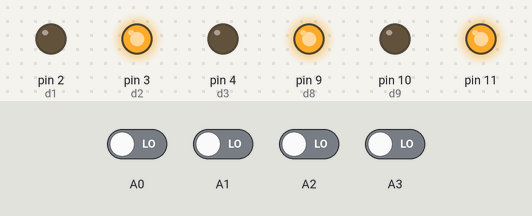
Bench run of a sketch on a simulated Arduino Uno, built with avr-gcc and run on an emulated ATmega328P. Shown: output pins drawn as LEDs (lit = HIGH). Inputs (shaded band) come from the test bench; at power-on: A0–3 LOW. Pins used as bus, display or sensor lines are not drawn.

Above: at 2.5 s.
At 7.5 s:
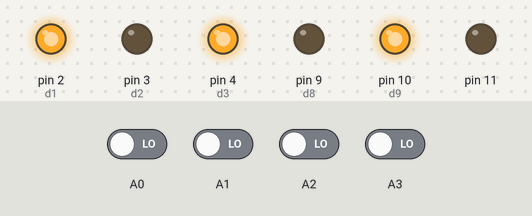
At 12.5 s:
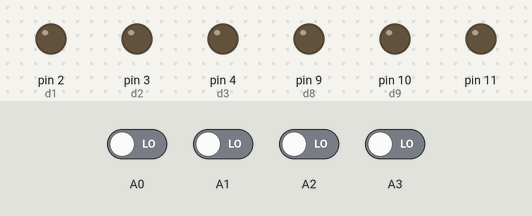
Timing chart, 0 to 19.5 s (numbered marks = the images above):
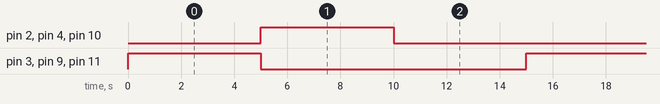

The sketch:

beta_0.5.ino
```cpp
#define d1 2
#define d2 3
#define d3 4
#define d4 5
#define d5 6
#define d6 7
#define d7 8
#define d8 9
#define d9 10
#define d10 11

typedef struct{
  int b1,b2;
}location;

//locs array holds the pin numbers of the signals at junction i. locs[i] structure holds the pin numbers through which the signal code for the signal to be turned green will be sent.
location locs[9];

//path flag when set indicates that the user has begun to enter the path for emergency service cycle
int path_flag=0;

//path array holds the path for emergency vehicle will take
int path[9];

//count indicates the number of nodes present
int count=0;

//present[i] holds the signal code of the signal currently green at junction 'i'.
int present[9]={0,0,0,0,0,0,0,0,0};

//no_of_sigs is the matrix where no_of_sigs[i] denotes the number of signals at junction i.
int no_of_sigs[9]={0,3,0,3,4,3,0,3,0};

//a,b,c and d are used to hold input binary values taken from DTMF module
unsigned a,b,c,d;

//val holds the decoded decimal value received from DTMF module
int val;

//time1 and time2 are used to keep track of the signal cycle time
unsigned long time1,time2;

//lookup[i][j] in the lookup matrix indicates code for the signal to be activated when the vehicle moves from junction i to j.
//-1 indicates that there is no direct route from i to j
int lookup[9][9]={
  {-1, 2,-1, 1,-1,-1,-1,-1,-1},
  {-1,-1,-1,-1, 2,-1,-1,-1,-1},
  {-1, 0,-1,-1,-1, 0,-1,-1,-1},
  {-1,-1,-1,-1, 1,-1,-1,-1,-1},
  {-1, 1,-1, 2,-1, 2,-1, 1,-1},
  {-1,-1,-1,-1, 3,-1,-1,-1,-1},
  {-1,-1,-1, 0,-1,-1,-1, 0,-1},
  {-1,-1,-1,-1, 0, 1,-1,-1,-1},
  {-1,-1,-1,-1,-1,-1,-1, 2,-1}
};

void setup() {
  //setup of input and output ports
  pinMode(2,OUTPUT);
  pinMode(3,OUTPUT);
  pinMode(4,OUTPUT);
  pinMode(5,OUTPUT);
  pinMode(6,OUTPUT);
  pinMode(7,OUTPUT);
  pinMode(8,OUTPUT);
  pinMode(9,OUTPUT);
  pinMode(10,OUTPUT);
  pinMode(11,OUTPUT);
  pinMode(A0,INPUT);
  pinMode(A1,INPUT);
  pinMode(A2,INPUT);
  pinMode(A3,INPUT);

  //initialize the pin numbers to the respective junctions
  locs[1].b1=d1;
  locs[1].b2=d2;
  locs[3].b1=d3;
  locs[3].b2=d4;
  locs[4].b1=d5;
  locs[4].b2=d6;
  locs[5].b1=d7;
  locs[5].b2=d8;
  locs[7].b1=d9;
  locs[7].b2=d10;
}

void loop() {
  int i;
  setupLights();
  time1=millis();
  time2=0;
  while(time2<5000)
  {
    //read values from DTMF
    a=digitalRead(A0);
    b=digitalRead(A1);
    c=digitalRead(A2);
    d=digitalRead(A3);

    //calculate decimal value
    val=value(a,b,c,d);

    //start recording path if user
    if(val==11 && path_flag==0)
    {
      path_flag=1;
    }

    if(path_flag==1 && val>=1 && val<=9)
    {
      if(count==0)
      {

        val--;
        path[count]=val;
        count++;


      }
      else if(val-1!=path[count-1])
      {

        val--;
        path[count]=val;
        count++;


      }
    }
    if(val==12 && path_flag==1)
    {
      for(int j=0;j<count;j++)


      setupEmergency();
      count=0;
      path_flag=0;
      break;
    }
    delay(100);
    time2=millis()-time1;
  }
}

void setupLights()
{
  int i;
  for(i=0;i<9;i++)
  {
    present[i]=(present[i]+1)%no_of_sigs[i];
    sendSignal(i);
  }
}


void sendSignal(int j)
{

  if(j==0 || j==2 || j==6 || j==8)  //freeway as there are no signals at these nodes
    return;

  //
  if(present[j]==0){
    digitalWrite(locs[j].b1,LOW);
    digitalWrite(locs[j].b2,LOW);
  }
  if(present[j]==1){
    digitalWrite(locs[j].b1,LOW);
    digitalWrite(locs[j].b2,HIGH);
  }
  if(present[j]==2){
    digitalWrite(locs[j].b1,HIGH);
    digitalWrite(locs[j].b2,LOW);
  }
  if(present[j]==3){
    digitalWrite(locs[j].b1,HIGH);
    digitalWrite(locs[j].b2,HIGH);
  }

}
void setupEmergency()
{
  int c1;
  int i;

  int a1,b1,prev;

  for(i=0;i<count-1;i++)
  {

    a1=path[i];
    b1=path[i+1];
    delay(5000);
    setupLights();
    c1=lookup[a1][b1];
    prev=present[b1];
    present[b1]=c1;
    sendSignal(b1);
    present[b1]=prev;
  }
}


int value(int a0,int b0,int c0,int d0)
{
  return a*8+b*4+c*2+d*1;
}
```

Measured:
- by itself, pin 2 (d1), pin 3 (d2), pin 4 (d3), pin 9 (d8), pin 10 (d9), pin 11: alternates HIGH for 5.0 s and LOW for 10.0 s
- by itself, everything shown: repeats every 15.0 s, in 3 steps
